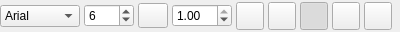
<?xml version="1.0" encoding="UTF-8"?>
<!-- CloudViewer: www.cloudViewer.org -->
<!-- SPDX-License-Identifier: MIT -->
<ui version="4.0">
 <class>ecvFontPropertyWidget</class>
 <widget class="QWidget" name="ecvFontPropertyWidget">
  <property name="geometry">
   <rect>
    <x>0</x>
    <y>0</y>
    <width>400</width>
    <height>32</height>
   </rect>
  </property>
  <property name="windowTitle">
   <string>Font Properties</string>
  </property>
  <layout class="QHBoxLayout" name="mainLayout">
   <property name="leftMargin">
    <number>0</number>
   </property>
   <property name="topMargin">
    <number>0</number>
   </property>
   <property name="rightMargin">
    <number>0</number>
   </property>
   <property name="bottomMargin">
    <number>0</number>
   </property>
   <property name="spacing">
    <number>4</number>
   </property>
   <item>
    <widget class="QComboBox" name="fontFamilyComboBox">
     <property name="minimumSize">
      <size>
       <width>80</width>
       <height>0</height>
      </size>
     </property>
     <property name="toolTip">
      <string>Select font family</string>
     </property>
     <property name="sizeAdjustPolicy">
      <enum>QComboBox::AdjustToContents</enum>
     </property>
     <item>
      <property name="text">
       <string>Arial</string>
      </property>
     </item>
     <item>
      <property name="text">
       <string>Courier</string>
      </property>
     </item>
     <item>
      <property name="text">
       <string>Times</string>
      </property>
     </item>
    </widget>
   </item>
   <item>
    <widget class="QSpinBox" name="fontSizeSpinBox">
     <property name="minimumSize">
      <size>
       <width>50</width>
       <height>0</height>
      </size>
     </property>
     <property name="toolTip">
      <string>Set font size</string>
     </property>
     <property name="minimum">
      <number>1</number>
     </property>
     <property name="maximum">
      <number>999</number>
     </property>
     <property name="value">
      <number>6</number>
     </property>
    </widget>
   </item>
   <item>
    <widget class="QPushButton" name="fontColorButton">
     <property name="minimumSize">
      <size>
       <width>30</width>
       <height>25</height>
      </size>
     </property>
     <property name="maximumSize">
      <size>
       <width>30</width>
       <height>25</height>
      </size>
     </property>
     <property name="toolTip">
      <string>Set font color</string>
     </property>
     <property name="text">
      <string/>
     </property>
    </widget>
   </item>
   <item>
    <widget class="QDoubleSpinBox" name="fontOpacitySpinBox">
     <property name="minimumSize">
      <size>
       <width>60</width>
       <height>0</height>
      </size>
     </property>
     <property name="toolTip">
      <string>Set font opacity</string>
     </property>
     <property name="decimals">
      <number>2</number>
     </property>
     <property name="minimum">
      <double>0.000000000000000</double>
     </property>
     <property name="maximum">
      <double>1.000000000000000</double>
     </property>
     <property name="singleStep">
      <double>0.100000000000000</double>
     </property>
     <property name="value">
      <double>1.000000000000000</double>
     </property>
    </widget>
   </item>
   <item>
    <widget class="QToolButton" name="boldButton">
     <property name="minimumSize">
      <size>
       <width>28</width>
       <height>28</height>
      </size>
     </property>
     <property name="toolTip">
      <string>Bold</string>
     </property>
     <property name="icon">
      <iconset>
       <normaloff>:/Resources/images/font/pqBold24.png</normaloff>
       <normalon>:/Resources/images/font/pqBold24.png</normalon>
      </iconset>
     </property>
     <property name="checkable">
      <bool>true</bool>
     </property>
    </widget>
   </item>
   <item>
    <widget class="QToolButton" name="italicButton">
     <property name="minimumSize">
      <size>
       <width>28</width>
       <height>28</height>
      </size>
     </property>
     <property name="toolTip">
      <string>Italic</string>
     </property>
     <property name="icon">
      <iconset>
       <normaloff>:/Resources/images/font/pqItalics24.png</normaloff>
       <normalon>:/Resources/images/font/pqItalics24.png</normalon>
      </iconset>
     </property>
     <property name="checkable">
      <bool>true</bool>
     </property>
    </widget>
   </item>
   <item>
    <widget class="QToolButton" name="shadowButton">
     <property name="minimumSize">
      <size>
       <width>28</width>
       <height>28</height>
      </size>
     </property>
     <property name="toolTip">
      <string>Shadow</string>
     </property>
     <property name="icon">
      <iconset>
       <normaloff>:/Resources/images/font/pqShadow24.png</normaloff>
       <normalon>:/Resources/images/font/pqShadow24.png</normalon>
      </iconset>
     </property>
     <property name="checkable">
      <bool>true</bool>
     </property>
     <property name="checked">
      <bool>true</bool>
     </property>
    </widget>
   </item>
   <item>
    <widget class="QToolButton" name="horizontalJustificationButton">
     <property name="minimumSize">
      <size>
       <width>28</width>
       <height>28</height>
      </size>
     </property>
     <property name="toolTip">
      <string>Horizontal justification</string>
     </property>
     <property name="popupMode">
      <enum>QToolButton::InstantPopup</enum>
     </property>
    </widget>
   </item>
   <item>
    <widget class="QToolButton" name="verticalJustificationButton">
     <property name="minimumSize">
      <size>
       <width>28</width>
       <height>28</height>
      </size>
     </property>
     <property name="toolTip">
      <string>Vertical justification</string>
     </property>
     <property name="popupMode">
      <enum>QToolButton::InstantPopup</enum>
     </property>
    </widget>
   </item>
   <item>
    <spacer name="horizontalSpacer">
     <property name="orientation">
      <enum>Qt::Horizontal</enum>
     </property>
     <property name="sizeHint" stdset="0">
      <size>
       <width>40</width>
       <height>20</height>
      </size>
     </property>
    </spacer>
   </item>
  </layout>
 </widget>
 <resources/>
 <connections/>
</ui>
